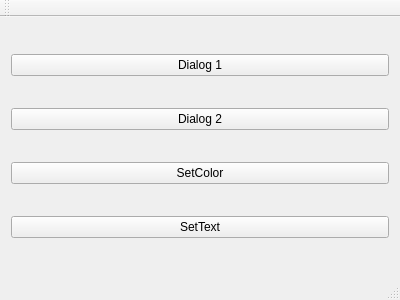
<?xml version="1.0" encoding="UTF-8"?>
<ui version="4.0">
 <class>MainWindow</class>
 <widget class="QMainWindow" name="MainWindow">
  <property name="geometry">
   <rect>
    <x>0</x>
    <y>0</y>
    <width>400</width>
    <height>300</height>
   </rect>
  </property>
  <property name="windowTitle">
   <string>MainWindow</string>
  </property>
  <widget class="QWidget" name="centralWidget">
   <layout class="QVBoxLayout" name="verticalLayout">
    <item>
     <widget class="QPushButton" name="pushButton">
      <property name="text">
       <string>Dialog 1</string>
      </property>
     </widget>
    </item>
    <item>
     <widget class="QPushButton" name="pushButton_2">
      <property name="text">
       <string>Dialog 2</string>
      </property>
     </widget>
    </item>
    <item>
     <widget class="QPushButton" name="pushButton_3">
      <property name="text">
       <string>SetColor</string>
      </property>
     </widget>
    </item>
    <item>
     <widget class="QPushButton" name="pushButton_4">
      <property name="text">
       <string>SetText</string>
      </property>
     </widget>
    </item>
   </layout>
  </widget>
  <widget class="QMenuBar" name="menuBar">
   <property name="geometry">
    <rect>
     <x>0</x>
     <y>0</y>
     <width>400</width>
     <height>21</height>
    </rect>
   </property>
  </widget>
  <widget class="QToolBar" name="mainToolBar">
   <attribute name="toolBarArea">
    <enum>TopToolBarArea</enum>
   </attribute>
   <attribute name="toolBarBreak">
    <bool>false</bool>
   </attribute>
  </widget>
  <widget class="QStatusBar" name="statusBar"/>
 </widget>
 <layoutdefault spacing="6" margin="11"/>
 <resources/>
 <connections/>
</ui>
